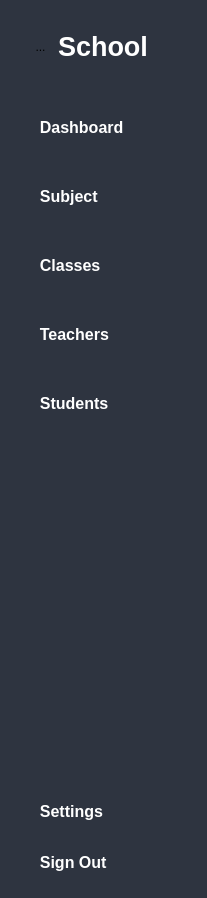
      <widget class="QWidget" name="icon_text" native="true">
       <property name="styleSheet">
        <string notr="true">QWidget {
    background-color:#2e3440

; /* Light Gray for Light Mode */
    color: #000000;           /* Black Text */
}

</string>
       </property>
       <layout class="QVBoxLayout" name="verticalLayout_6">
        <item>
         <layout class="QHBoxLayout" name="horizontalLayout">
          <property name="spacing">
           <number>8</number>
          </property>
          <property name="leftMargin">
           <number>20</number>
          </property>
          <property name="topMargin">
           <number>20</number>
          </property>
          <property name="rightMargin">
           <number>0</number>
          </property>
          <item>
           <widget class="QToolButton" name="toolButton_2">
            <property name="enabled">
             <bool>true</bool>
            </property>
            <property name="styleSheet">
             <string notr="true">   /* background: transparent;*/
border: none; </string>
            </property>
            <property name="text">
             <string>...</string>
            </property>
            <property name="icon">
             <iconset resource="../resources/rec.qrc">
              <normaloff>:/icons/icons/logo.png</normaloff>:/icons/icons/logo.png</iconset>
            </property>
            <property name="iconSize">
             <size>
              <width>40</width>
              <height>40</height>
             </size>
            </property>
           </widget>
          </item>
          <item>
           <widget class="QLabel" name="label_3">
            <property name="font">
             <font>
              <family>Segoe UI</family>
              <pointsize>20</pointsize>
              <bold>true</bold>
             </font>
            </property>
            <property name="styleSheet">
             <string notr="true">color: rgb(255, 255, 255);</string>
            </property>
            <property name="text">
             <string>School</string>
            </property>
            <property name="scaledContents">
             <bool>false</bool>
            </property>
           </widget>
          </item>
          <item>
           <widget class="QPushButton" name="pushButton">
            <property name="text">
             <string/>
            </property>
            <property name="icon">
             <iconset resource="../resources/rec.qrc">
              <normaloff>:/icons/icons/menu.png</normaloff>:/icons/icons/menu.png</iconset>
            </property>
            <property name="iconSize">
             <size>
              <width>29</width>
              <height>25</height>
             </size>
            </property>
            <property name="checkable">
             <bool>false</bool>
            </property>
            <property name="flat">
             <bool>true</bool>
            </property>
           </widget>
          </item>
         </layout>
        </item>
        <item>
         <layout class="QVBoxLayout" name="verticalLayout">
          <property name="spacing">
           <number>30</number>
          </property>
          <property name="sizeConstraint">
           <enum>QLayout::SizeConstraint::SetDefaultConstraint</enum>
          </property>
          <property name="topMargin">
           <number>40</number>
          </property>
          <item>
           <widget class="QPushButton" name="dashboard_b">
            <property name="minimumSize">
             <size>
              <width>0</width>
              <height>35</height>
             </size>
            </property>
            <property name="styleSheet">
             <string notr="true">QPushButton {
    background-color: transparent; /* Default background */
    color: #FFFFFF
; /* Darker gray text */
    border: none; /* No border */
    border-radius: 8px; /* Rounded edges */
    padding: 10px 20px; /* Add some padding for spacing */
    text-align: left; /* Align text/icons to the left */
    font-size: 16px;
    font-weight: bold; /* Make the text bold */
}

QPushButton:hover {
    background-color: #f5f5f5; /* Light hover background */
    color: #202124; /* Even darker text on hover */
}

QPushButton:pressed {
    background-color: #e1e6fa; /* Light blue pressed background */
    color: #1967d2; /* Fluent blue text when pressed */
}

QPushButton:checked {
    background-color: #e1e6fa; /* Highlight the selected button */
    color: #1967d2; /* Fluent blue text */
    font-weight: bold;
    border-left: 3px solid #1967d2; /* Add a blue accent on the left */
}
</string>
            </property>
            <property name="text">
             <string>  Dashboard</string>
            </property>
            <property name="icon">
             <iconset resource="../resources/rec.qrc">
              <normaloff>:/icons/icons/dashboardsmall1.png</normaloff>
              <normalon>:/icons/icons/dashboardsmall2.png</normalon>:/icons/icons/dashboardsmall1.png</iconset>
            </property>
            <property name="iconSize">
             <size>
              <width>100</width>
              <height>20</height>
             </size>
            </property>
            <property name="checkable">
             <bool>true</bool>
            </property>
            <property name="checked">
             <bool>false</bool>
            </property>
            <property name="autoExclusive">
             <bool>true</bool>
            </property>
           </widget>
          </item>
          <item>
           <widget class="QPushButton" name="subject_b">
            <property name="minimumSize">
             <size>
              <width>0</width>
              <height>35</height>
             </size>
            </property>
            <property name="styleSheet">
             <string notr="true">QPushButton {
    background-color: transparent; /* Default background */
    color: #FFFFFF
; /* Darker gray text */
    border: none; /* No border */
    border-radius: 8px; /* Rounded edges */
    padding: 10px 20px; /* Add some padding for spacing */
    text-align: left; /* Align text/icons to the left */
    font-size: 16px;
    font-weight: bold; /* Make the text bold */
}

QPushButton:hover {
    background-color: #f5f5f5; /* Light hover background */
    color: #202124; /* Even darker text on hover */
}

QPushButton:pressed {
    background-color: #e1e6fa; /* Light blue pressed background */
    color: #1967d2; /* Fluent blue text when pressed */
}

QPushButton:checked {
    background-color: #e1e6fa; /* Highlight the selected button */
    color: #1967d2; /* Fluent blue text */
    font-weight: bold;
    border-left: 4px solid #1967d2; /* Add a blue accent on the left */
}
</string>
            </property>
            <property name="text">
             <string>  Subject</string>
            </property>
            <property name="icon">
             <iconset resource="../resources/rec.qrc">
              <normaloff>:/icons/icons/institutionsmall1.png</normaloff>
              <normalon>:/icons/icons/institutionsmall2.png</normalon>:/icons/icons/institutionsmall1.png</iconset>
            </property>
            <property name="iconSize">
             <size>
              <width>100</width>
              <height>20</height>
             </size>
            </property>
            <property name="checkable">
             <bool>true</bool>
            </property>
            <property name="autoExclusive">
             <bool>true</bool>
            </property>
           </widget>
          </item>
          <item>
           <widget class="QPushButton" name="classes_b">
            <property name="minimumSize">
             <size>
              <width>0</width>
              <height>35</height>
             </size>
            </property>
            <property name="styleSheet">
             <string notr="true">QPushButton {
    background-color: transparent; /* Default background */
    color: #FFFFFF
; /* Darker gray text */
    border: none; /* No border */
    border-radius: 8px; /* Rounded edges */
    padding: 10px 20px; /* Add some padding for spacing */
    text-align: left; /* Align text/icons to the left */
    font-size: 16px;
    font-weight: bold; /* Make the text bold */
}

QPushButton:hover {
    background-color: #f5f5f5; /* Light hover background */
    color: #202124; /* Even darker text on hover */
}

QPushButton:pressed {
    background-color: #e1e6fa; /* Light blue pressed background */
    color: #1967d2; /* Fluent blue text when pressed */
}

QPushButton:checked {
    background-color: #e1e6fa; /* Highlight the selected button */
    color: #1967d2; /* Fluent blue text */
    font-weight: bold;
    border-left: 4px solid #1967d2; /* Add a blue accent on the left */
}
</string>
            </property>
            <property name="text">
             <string>  Classes</string>
            </property>
            <property name="icon">
             <iconset resource="../resources/rec.qrc">
              <normaloff>:/icons/icons/dashboardsmall1.png</normaloff>
              <normalon>:/icons/icons/dashboardsmall2.png</normalon>:/icons/icons/dashboardsmall1.png</iconset>
            </property>
            <property name="iconSize">
             <size>
              <width>100</width>
              <height>20</height>
             </size>
            </property>
            <property name="checkable">
             <bool>true</bool>
            </property>
            <property name="autoExclusive">
             <bool>true</bool>
            </property>
           </widget>
          </item>
          <item>
           <widget class="QPushButton" name="teachers_b">
            <property name="minimumSize">
             <size>
              <width>0</width>
              <height>35</height>
             </size>
            </property>
            <property name="styleSheet">
             <string notr="true">QPushButton {
    background-color: transparent; /* Default background */
    color: #FFFFFF
; /* Darker gray text */
    border: none; /* No border */
    border-radius: 8px; /* Rounded edges */
    padding: 10px 20px; /* Add some padding for spacing */
    text-align: left; /* Align text/icons to the left */
    font-size: 16px;
    font-weight: bold; /* Make the text bold */
}

QPushButton:hover {
    background-color: #f5f5f5; /* Light hover background */
    color: #202124; /* Even darker text on hover */
}

QPushButton:pressed {
    background-color: #e1e6fa; /* Light blue pressed background */
    color: #1967d2; /* Fluent blue text when pressed */
}

QPushButton:checked {
    background-color: #e1e6fa; /* Highlight the selected button */
    color: #1967d2; /* Fluent blue text */
    font-weight: bold;
    border-left: 4px solid #1967d2; /* Add a blue accent on the left */
}
</string>
            </property>
            <property name="text">
             <string>  Teachers</string>
            </property>
            <property name="icon">
             <iconset resource="../resources/rec.qrc">
              <normaloff>:/icons/icons/teacherssmall1.png</normaloff>
              <normalon>:/icons/icons/teacherssmall2.png</normalon>:/icons/icons/teacherssmall1.png</iconset>
            </property>
            <property name="iconSize">
             <size>
              <width>100</width>
              <height>20</height>
             </size>
            </property>
            <property name="checkable">
             <bool>true</bool>
            </property>
            <property name="autoExclusive">
             <bool>true</bool>
            </property>
           </widget>
          </item>
          <item>
           <widget class="QPushButton" name="students_b">
            <property name="minimumSize">
             <size>
              <width>0</width>
              <height>35</height>
             </size>
            </property>
            <property name="styleSheet">
             <string notr="true">QPushButton {
    background-color: transparent; /* Default background */
    color: #FFFFFF
; /* Darker gray text */
    border: none; /* No border */
    border-radius: 8px; /* Rounded edges */
    padding: 10px 20px; /* Add some padding for spacing */
    text-align: left; /* Align text/icons to the left */
    font-size: 16px;
    font-weight: bold; /* Make the text bold */
}

QPushButton:hover {
    background-color: #f5f5f5; /* Light hover background */
    color: #202124; /* Even darker text on hover */
}

QPushButton:pressed {
    background-color: #e1e6fa; /* Light blue pressed background */
    color: #1967d2; /* Fluent blue text when pressed */
}

QPushButton:checked {
    background-color: #e1e6fa; /* Highlight the selected button */
    color: #1967d2; /* Fluent blue text */
    font-weight: bold;
    border-left: 4px solid #1967d2; /* Add a blue accent on the left */
}
</string>
            </property>
            <property name="text">
             <string>  Students</string>
            </property>
            <property name="icon">
             <iconset resource="../resources/rec.qrc">
              <normaloff>:/icons/icons/studentssmall1.png</normaloff>
              <normalon>:/icons/icons/studentssmall2.png</normalon>:/icons/icons/studentssmall1.png</iconset>
            </property>
            <property name="iconSize">
             <size>
              <width>100</width>
              <height>20</height>
             </size>
            </property>
            <property name="checkable">
             <bool>true</bool>
            </property>
            <property name="autoExclusive">
             <bool>true</bool>
            </property>
           </widget>
          </item>
         </layout>
        </item>
        <item>
         <spacer name="verticalSpacer">
          <property name="orientation">
           <enum>Qt::Orientation::Vertical</enum>
          </property>
          <property name="sizeHint" stdset="0">
           <size>
            <width>28</width>
            <height>363</height>
           </size>
          </property>
         </spacer>
        </item>
        <item>
         <layout class="QVBoxLayout" name="verticalLayout_2">
          <item>
           <widget class="QPushButton" name="settings_b">
            <property name="minimumSize">
             <size>
              <width>0</width>
              <height>35</height>
             </size>
            </property>
            <property name="styleSheet">
             <string notr="true">QPushButton {
    background-color: transparent; /* Default background */
    color: #FFFFFF
; /* Darker gray text */
    border: none; /* No border */
    border-radius: 8px; /* Rounded edges */
    padding: 10px 20px; /* Add some padding for spacing */
    text-align: left; /* Align text/icons to the left */
    font-size: 16px;
    font-weight: bold; /* Make the text bold */
}

QPushButton:hover {
    background-color: #f5f5f5; /* Light hover background */
    color: #202124; /* Even darker text on hover */
}

QPushButton:pressed {
    background-color: #e1e6fa; /* Light blue pressed background */
    color: #1967d2; /* Fluent blue text when pressed */
}

QPushButton:checked {
    background-color: #e1e6fa; /* Highlight the selected button */
    color: #1967d2; /* Fluent blue text */
    font-weight: bold;
    border-left: 4px solid #1967d2; /* Add a blue accent on the left */
}
</string>
            </property>
            <property name="text">
             <string>  Settings</string>
            </property>
            <property name="icon">
             <iconset resource="../resources/rec.qrc">
              <normaloff>:/icons/icons/settingssmall1.png</normaloff>
              <normalon>:/icons/icons/settingssmall2.png</normalon>:/icons/icons/settingssmall1.png</iconset>
            </property>
            <property name="iconSize">
             <size>
              <width>100</width>
              <height>20</height>
             </size>
            </property>
            <property name="checkable">
             <bool>true</bool>
            </property>
            <property name="autoExclusive">
             <bool>true</bool>
            </property>
           </widget>
          </item>
          <item>
           <widget class="QPushButton" name="logout_b">
            <property name="minimumSize">
             <size>
              <width>0</width>
              <height>50</height>
             </size>
            </property>
            <property name="baseSize">
             <size>
              <width>0</width>
              <height>0</height>
             </size>
            </property>
            <property name="styleSheet">
             <string notr="true">QPushButton {
    background-color: transparent; /* Default background */
    color: #FFFFFF
; /* Darker gray text */
    border: none; /* No border */
    border-radius: 8px; /* Rounded edges */
    padding: 10px 20px; /* Add some padding for spacing */
    text-align: left; /* Align text/icons to the left */
    font-size: 16px;
    font-weight: bold; /* Make the text bold */
}

QPushButton:hover {
    background-color: #f5f5f5; /* Light hover background */
    color: #202124; /* Even darker text on hover */
}

QPushButton:pressed {
    background-color: #e1e6fa; /* Light blue pressed background */
    color: #1967d2; /* Fluent blue text when pressed */
}

QPushButton:checked {
    background-color: #e1e6fa; /* Highlight the selected button */
    color: #1967d2; /* Fluent blue text */
    font-weight: bold;
    border-left: 4px solid #1967d2; /* Add a blue accent on the left */
}
</string>
            </property>
            <property name="text">
             <string>  Sign Out</string>
            </property>
            <property name="icon">
             <iconset resource="../resources/rec.qrc">
              <normaloff>:/icons/icons/signoutsmall1.png</normaloff>
              <normalon>:/icons/icons/signoutsmall2.png</normalon>:/icons/icons/signoutsmall1.png</iconset>
            </property>
            <property name="iconSize">
             <size>
              <width>100</width>
              <height>16</height>
             </size>
            </property>
            <property name="checkable">
             <bool>true</bool>
            </property>
            <property name="autoExclusive">
             <bool>true</bool>
            </property>
           </widget>
          </item>
         </layout>
        </item>
       </layout>
      </widget>
